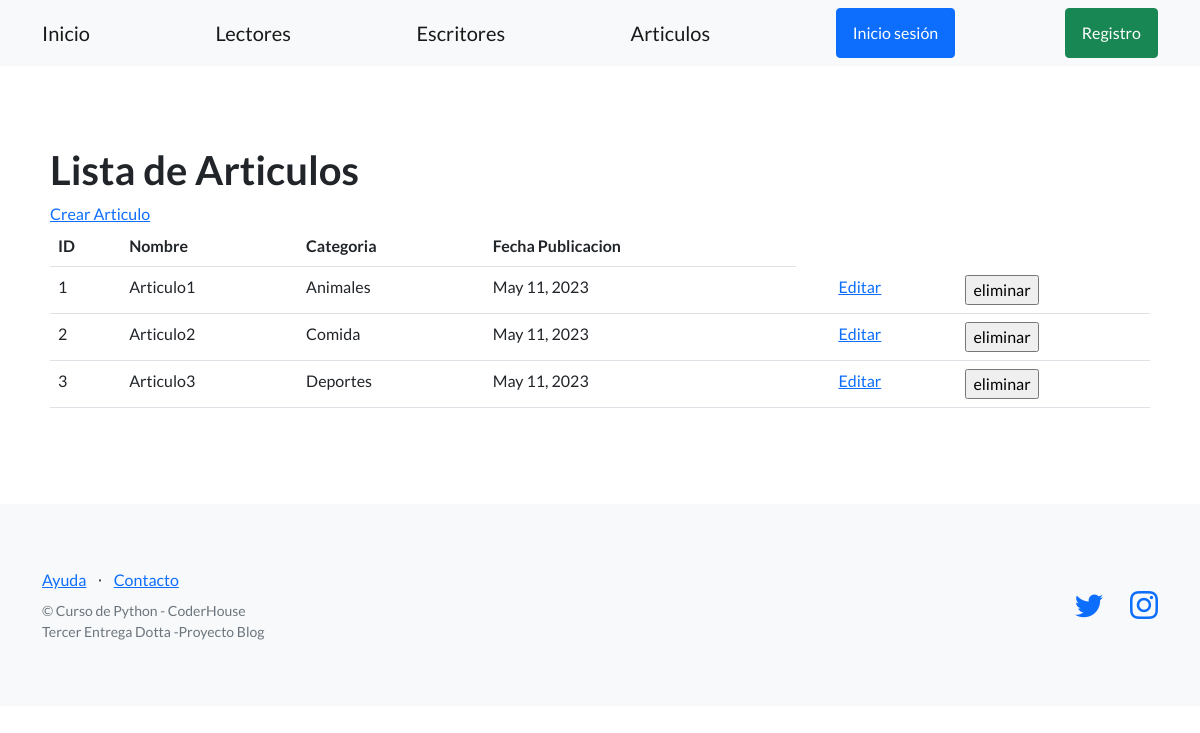
/usuarios/articulos/, run on an earlier commit of the app's database.
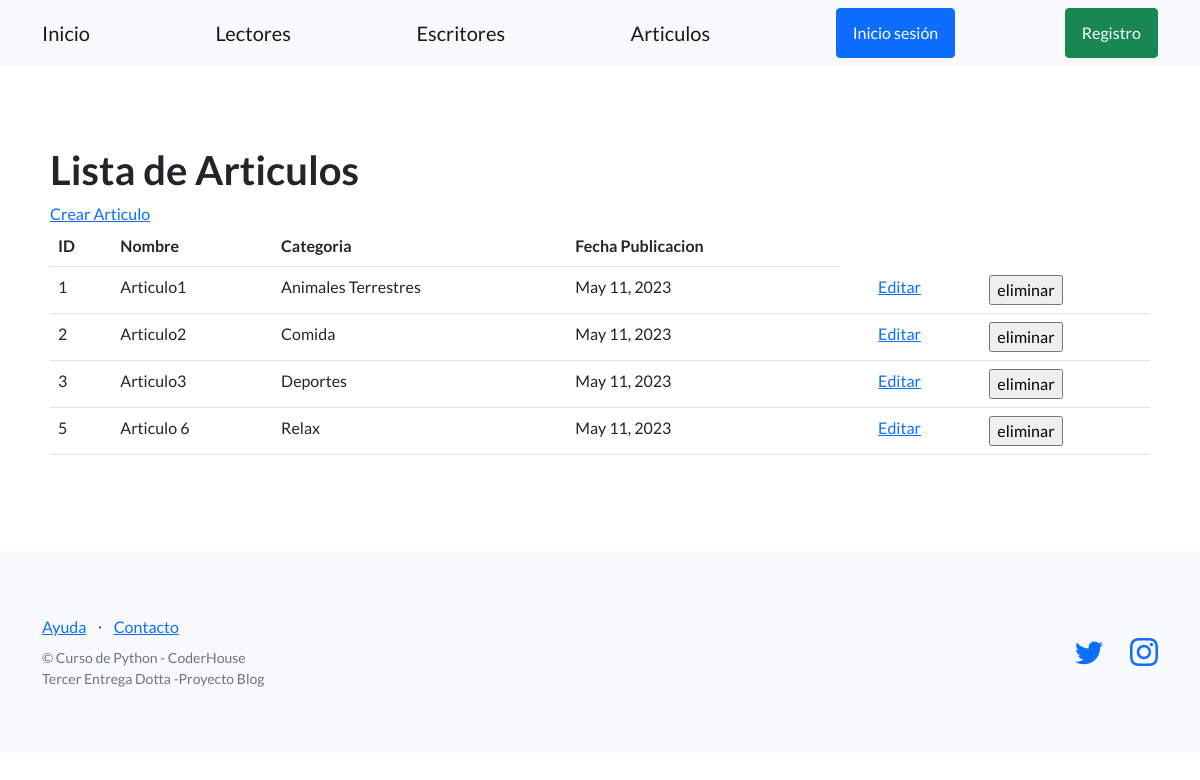
And on a later commit of the database.
### control_usuarios/models.py (models this page shows, shortened)
class Articulo(models.Model):
    nombre = models.CharField(max_length=256)
    codigo = models.CharField(max_length=20)
    categoria = models.CharField(max_length=256)
    fecha_publicacion = models.DateField(null=True)

### control_usuarios/views.py (the view)
# urls.py: path('articulos/', listar_articulos, name= "listar_articulos"),
def listar_articulos(request):
    contexto = {
        "articulos": Articulo.objects.all()
    }
    http_response = render(
        request=request,
        template_name='control_usuarios/lista_articulos.html',
        context=contexto,
    )
    return http_response

### control_usuarios/templates/control_usuarios/lista_articulos.html (shortened to what this page needs)
{% extends "control_usuarios/base.html" %}
{% block contenido %}
<section>
  <div>
    <h1>Lista de Articulos</h1>
    <a href="{% url 'crear_articulo' %}">Crear Articulo</a>
    <table class="table">
      <tbody>
        <tr>
          <th>ID</th>
          <th>Nombre</th>
          <th>Categoria</th>
          <th>Fecha Publicacion</th>
        </tr>
        {% for articulo in articulos %}
        <tr>
          <td>{{ articulo.id }}</td>
          <td>{{ articulo.nombre }}</td>
          <td>{{ articulo.categoria }}</td>
          <td>{{ articulo.fecha_publicacion }}</td>
          <td>
          <td>
            <a href={%url 'editar_articulo' articulo.id %}>Editar</a>
          </td>
          <td>
            <form action="{% url 'eliminar_articulo' articulo.id %}" method="post">
              <input type="submit" value="eliminar"/>
            </form>
          </td>
        </tr>
        {% endfor %}
      </tbody>
    </table>
  </div>
</section>
{% endblock contenido %}

What changed in the data, as far as the page shows it:
changed Articulo "Articulo1": categoria "Animales" → "Animales Terrestres"
added Articulo: id "5", nombre "Articulo 6", categoria "Relax", fecha_publicacion "May 11, 2023"
